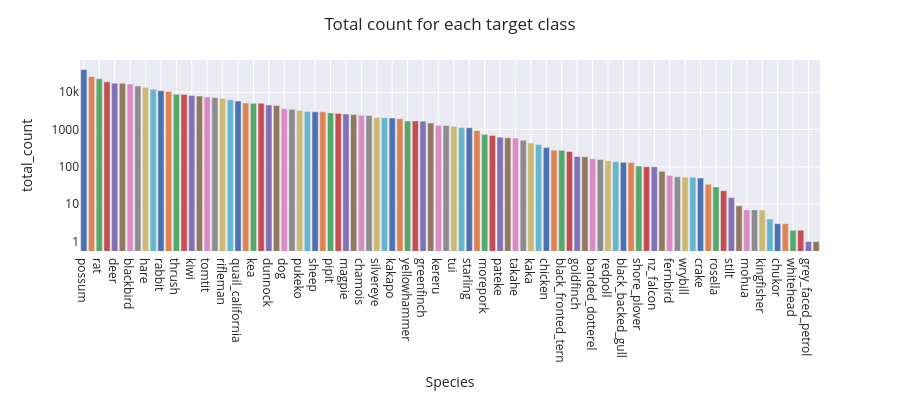

Notebook code for this chart:
### Code cell
plot_class_distribution(labels_df)

### Figure 1 — Plotly figure (JSON) as saved in the notebook; plotly's stock layout.template omitted (floating-point values rounded to 4 significant figures)
{"data": [{"hovertemplate": "Species=%{x}<br>total_count=%{y}<extra></extra>", "legendgroup": "possum", "marker": {"color": "rgb(76,114,176)", "pattern": {"shape": ""}}, "name": "possum", "orientation": "v", "showlegend": true, "textposition": "auto", "type": "bar", "x": ["possum"], "xaxis": "x", "y": [40606], "yaxis": "y"}, {"hovertemplate": "Species=%{x}<br>total_count=%{y}<extra></extra>", "legendgroup": "cat", "marker": {"color": "rgb(221,132,82)", "pattern": {"shape": ""}}, "name": "cat", "orientation": "v", "showlegend": true, "textposition": "auto", "type": "bar", "x": ["cat"], "xaxis": "x", "y": [26209], "yaxis": "y"}, {"hovertemplate": "Species=%{x}<br>total_count=%{y}<extra></extra>", "legendgroup": "rat", "marker": {"color": "rgb(85,168,104)", "pattern": {"shape": ""}}, "name": "rat", "orientation": "v", "showlegend": true, "textposition": "auto", "type": "bar", "x": ["rat"], "xaxis": "x", "y": [22958], "yaxis": "y"}, {"hovertemplate": "Species=%{x}<br>total_count=%{y}<extra></extra>", "legendgroup": "hedgehog", "marker": {"color": "rgb(196,78,82)", "pattern": {"shape": ""}}, "name": "hedgehog", "orientation": "v", "showlegend": true, "textposition": "auto", "type": "bar", "x": ["hedgehog"], "xaxis": "x", "y": [19003], "yaxis": "y"}, {"hovertemplate": "Species=%{x}<br>total_count=%{y}<extra></extra>", "legendgroup": "deer", "marker": {"color": "rgb(129,114,179)", "pattern": {"shape": ""}}, "name": "deer", "orientation": "v", "showlegend": true, "textposition": "auto", "type": "bar", "x": ["deer"], "xaxis": "x", "y": [17421], "yaxis": "y"}, {"hovertemplate": "Species=%{x}<br>total_count=%{y}<extra></extra>", "legendgroup": "mouse", "marker": {"color": "rgb(147,120,96)", "pattern": {"shape": ""}}, "name": "mouse", "orientation": "v", "showlegend": true, "textposition": "auto", "type": "bar", "x": ["mouse"], "xaxis": "x", "y": [17364], "yaxis": "y"}, {"hovertemplate": "Species=%{x}<br>total_count=%{y}<extra></extra>", "legendgroup": "blackbird", "marker": {"color": "rgb(218,139,195)", "pattern": {"shape": ""}}, "name": "blackbird", "orientation": "v", "showlegend": true, "textposition": "auto", "type": "bar", "x": ["blackbird"], "xaxis": "x", "y": [16650], "yaxis": "y"}, {"hovertemplate": "Species=%{x}<br>total_count=%{y}<extra></extra>", "legendgroup": "human", "marker": {"color": "rgb(140,140,140)", "pattern": {"shape": ""}}, "name": "human", "orientation": "v", "showlegend": true, "textposition": "auto", "type": "bar", "x": ["human"], "xaxis": "x", "y": [14711], "yaxis": "y"}, {"hovertemplate": "Species=%{x}<br>total_count=%{y}<extra></extra>", "legendgroup": "hare", "marker": {"color": "rgb(204,185,116)", "pattern": {"shape": ""}}, "name": "hare", "orientation": "v", "showlegend": true, "textposition": "auto", "type": "bar", "x": ["hare"], "xaxis": "x", "y": [13451], "yaxis": "y"}, {"hovertemplate": "Species=%{x}<br>total_count=%{y}<extra></extra>", "legendgroup": "pig", "marker": {"color": "rgb(100,181,205)", "pattern": {"shape": ""}}, "name": "pig", "orientation": "v", "showlegend": true, "textposition": "auto", "type": "bar", "x": ["pig"], "xaxis": "x", "y": [12106], "yaxis": "y"}, {"hovertemplate": "Species=%{x}<br>total_count=%{y}<extra></extra>", "legendgroup": "rabbit", "marker": {"color": "rgb(76,114,176)", "pattern": {"shape": ""}}, "name": "rabbit", "orientation": "v", "showlegend": true, "textposition": "auto", "type": "bar", "x": ["rabbit"], "xaxis": "x", "y": [11028], "yaxis": "y"}, {"hovertemplate": "Species=%{x}<br>total_count=%{y}<extra></extra>", "legendgroup": "stoat", "marker": {"color": "rgb(221,132,82)", "pattern": {"shape": ""}}, "name": "stoat", "orientation": "v", "showlegend": true, "textposition": "auto", "type": "bar", "x": ["stoat"], "xaxis": "x", "y": [10493], "yaxis": "y"}, {"hovertemplate": "Species=%{x}<br>total_count=%{y}<extra></extra>", "legendgroup": "thrush", "marker": {"color": "rgb(85,168,104)", "pattern": {"shape": ""}}, "name": "thrush", "orientation": "v", "showlegend": true, "textposition": "auto", "type": "bar", "x": ["thrush"], "xaxis": "x", "y": [8776], "yaxis": "y"}, {"hovertemplate": "Species=%{x}<br>total_count=%{y}<extra></extra>", "legendgroup": "robin", "marker": {"color": "rgb(196,78,82)", "pattern": {"shape": ""}}, "name": "robin", "orientation": "v", "showlegend": true, "textposition": "auto", "type": "bar", "x": ["robin"], "xaxis": "x", "y": [8768], "yaxis": "y"}, {"hovertemplate": "Species=%{x}<br>total_count=%{y}<extra></extra>", "legendgroup": "kiwi", "marker": {"color": "rgb(129,114,179)", "pattern": {"shape": ""}}, "name": "kiwi", "orientation": "v", "showlegend": true, "textposition": "auto", "type": "bar", "x": ["kiwi"], "xaxis": "x", "y": [8171], "yaxis": "y"}, {"hovertemplate": "Species=%{x}<br>total_count=%{y}<extra></extra>", "legendgroup": "wallaby", "marker": {"color": "rgb(147,120,96)", "pattern": {"shape": ""}}, "name": "wallaby", "orientation": "v", "showlegend": true, "textposition": "auto", "type": "bar", "x": ["wallaby"], "xaxis": "x", "y": [7908], "yaxis": "y"}, {"hovertemplate": "Species=%{x}<br>total_count=%{y}<extra></extra>", "legendgroup": "tomtit", "marker": {"color": "rgb(218,139,195)", "pattern": {"shape": ""}}, "name": "tomtit", "orientation": "v", "showlegend": true, "textposition": "auto", "type": "bar", "x": ["tomtit"], "xaxis": "x", "y": [7507], "yaxis": "y"}, {"hovertemplate": "Species=%{x}<br>total_count=%{y}<extra></extra>", "legendgroup": "cow", "marker": {"color": "rgb(140,140,140)", "pattern": {"shape": ""}}, "name": "cow", "orientation": "v", "showlegend": true, "textposition": "auto", "type": "bar", "x": ["cow"], "xaxis": "x", "y": [7243], "yaxis": "y"}, {"hovertemplate": "Species=%{x}<br>total_count=%{y}<extra></extra>", "legendgroup": "rifleman", "marker": {"color": "rgb(204,185,116)", "pattern": {"shape": ""}}, "name": "rifleman", "orientation": "v", "showlegend": true, "textposition": "auto", "type": "bar", "x": ["rifleman"], "xaxis": "x", "y": [6934], "yaxis": "y"}, {"hovertemplate": "Species=%{x}<br>total_count=%{y}<extra></extra>", "legendgroup": "harrier", "marker": {"color": "rgb(100,181,205)", "pattern": {"shape": ""}}, "name": "harrier", "orientation": "v", "showlegend": true, "textposition": "auto", "type": "bar", "x": ["harrier"], "xaxis": "x", "y": [6264], "yaxis": "y"}, {"hovertemplate": "Species=%{x}<br>total_count=%{y}<extra></extra>", "legendgroup": "quail_california", "marker": {"color": "rgb(76,114,176)", "pattern": {"shape": ""}}, "name": "quail_california", "orientation": "v", "showlegend": true, "textposition": "auto", "type": "bar", "x": ["quail_california"], "xaxis": "x", "y": [5816], "yaxis": "y"}, {"hovertemplate": "Species=%{x}<br>total_count=%{y}<extra></extra>", "legendgroup": "ferret", "marker": {"color": "rgb(221,132,82)", "pattern": {"shape": ""}}, "name": "ferret", "orientation": "v", "showlegend": true, "textposition": "auto", "type": "bar", "x": ["ferret"], "xaxis": "x", "y": [5141], "yaxis": "y"}, {"hovertemplate": "Species=%{x}<br>total_count=%{y}<extra></extra>", "legendgroup": "kea", "marker": {"color": "rgb(85,168,104)", "pattern": {"shape": ""}}, "name": "kea", "orientation": "v", "showlegend": true, "textposition": "auto", "type": "bar", "x": ["kea"], "xaxis": "x", "y": [5037], "yaxis": "y"}, {"hovertemplate": "Species=%{x}<br>total_count=%{y}<extra></extra>", "legendgroup": "bellbird", "marker": {"color": "rgb(196,78,82)", "pattern": {"shape": ""}}, "name": "bellbird", "orientation": "v", "showlegend": true, "textposition": "auto", "type": "bar", "x": ["bellbird"], "xaxis": "x", "y": [5036], "yaxis": "y"}, {"hovertemplate": "Species=%{x}<br>total_count=%{y}<extra></extra>", "legendgroup": "dunnock", "marker": {"color": "rgb(129,114,179)", "pattern": {"shape": ""}}, "name": "dunnock", "orientation": "v", "showlegend": true, "textposition": "auto", "type": "bar", "x": ["dunnock"], "xaxis": "x", "y": [4564], "yaxis": "y"}, {"hovertemplate": "Species=%{x}<br>total_count=%{y}<extra></extra>", "legendgroup": "chaffinch", "marker": {"color": "rgb(147,120,96)", "pattern": {"shape": ""}}, "name": "chaffinch", "orientation": "v", "showlegend": true, "textposition": "auto", "type": "bar", "x": ["chaffinch"], "xaxis": "x", "y": [4399], "yaxis": "y"}, {"hovertemplate": "Species=%{x}<br>total_count=%{y}<extra></extra>", "legendgroup": "dog", "marker": {"color": "rgb(218,139,195)", "pattern": {"shape": ""}}, "name": "dog", "orientation": "v", "showlegend": true, "textposition": "auto", "type": "bar", "x": ["dog"], "xaxis": "x", "y": [3613], "yaxis": "y"}, {"hovertemplate": "Species=%{x}<br>total_count=%{y}<extra></extra>", "legendgroup": "white_tailed_deer", "marker": {"color": "rgb(140,140,140)", "pattern": {"shape": ""}}, "name": "white_tailed_deer", "orientation": "v", "showlegend": true, "textposition": "auto", "type": "bar", "x": ["white_tailed_deer"], "xaxis": "x", "y": [3485], "yaxis": "y"}, {"hovertemplate": "Species=%{x}<br>total_count=%{y}<extra></extra>", "legendgroup": "pukeko", "marker": {"color": "rgb(204,185,116)", "pattern": {"shape": ""}}, "name": "pukeko", "orientation": "v", "showlegend": true, "textposition": "auto", "type": "bar", "x": ["pukeko"], "xaxis": "x", "y": [3244], "yaxis": "y"}, {"hovertemplate": "Species=%{x}<br>total_count=%{y}<extra></extra>", "legendgroup": "weka", "marker": {"color": "rgb(100,181,205)", "pattern": {"shape": ""}}, "name": "weka", "orientation": "v", "showlegend": true, "textposition": "auto", "type": "bar", "x": ["weka"], "xaxis": "x", "y": [3039], "yaxis": "y"}, {"hovertemplate": "Species=%{x}<br>total_count=%{y}<extra></extra>", "legendgroup": "sheep", "marker": {"color": "rgb(76,114,176)", "pattern": {"shape": ""}}, "name": "sheep", "orientation": "v", "showlegend": true, "textposition": "auto", "type": "bar", "x": ["sheep"], "xaxis": "x", "y": [2991], "yaxis": "y"}, {"hovertemplate": "Species=%{x}<br>total_count=%{y}<extra></extra>", "legendgroup": "horse", "marker": {"color": "rgb(221,132,82)", "pattern": {"shape": ""}}, "name": "horse", "orientation": "v", "showlegend": true, "textposition": "auto", "type": "bar", "x": ["horse"], "xaxis": "x", "y": [2991], "yaxis": "y"}, {"hovertemplate": "Species=%{x}<br>total_count=%{y}<extra></extra>", "legendgroup": "pipit", "marker": {"color": "rgb(85,168,104)", "pattern": {"shape": ""}}, "name": "pipit", "orientation": "v", "showlegend": true, "textposition": "auto", "type": "bar", "x": ["pipit"], "xaxis": "x", "y": [2789], "yaxis": "y"}, {"hovertemplate": "Species=%{x}<br>total_count=%{y}<extra></extra>", "legendgroup": "pheasant", "marker": {"color": "rgb(196,78,82)", "pattern": {"shape": ""}}, "name": "pheasant", "orientation": "v", "showlegend": true, "textposition": "auto", "type": "bar", "x": ["pheasant"], "xaxis": "x", "y": [2686], "yaxis": "y"}, {"hovertemplate": "Species=%{x}<br>total_count=%{y}<extra></extra>", "legendgroup": "magpie", "marker": {"color": "rgb(129,114,179)", "pattern": {"shape": ""}}, "name": "magpie", "orientation": "v", "showlegend": true, "textposition": "auto", "type": "bar", "x": ["magpie"], "xaxis": "x", "y": [2598], "yaxis": "y"}, {"hovertemplate": "Species=%{x}<br>total_count=%{y}<extra></extra>", "legendgroup": "sealion", "marker": {"color": "rgb(147,120,96)", "pattern": {"shape": ""}}, "name": "sealion", "orientation": "v", "showlegend": true, "textposition": "auto", "type": "bar", "x": ["sealion"], "xaxis": "x", "y": [2516], "yaxis": "y"}, {"hovertemplate": "Species=%{x}<br>total_count=%{y}<extra></extra>", "legendgroup": "chamois", "marker": {"color": "rgb(218,139,195)", "pattern": {"shape": ""}}, "name": "chamois", "orientation": "v", "showlegend": true, "textposition": "auto", "type": "bar", "x": ["chamois"], "xaxis": "x", "y": [2417], "yaxis": "y"}, {"hovertemplate": "Species=%{x}<br>total_count=%{y}<extra></extra>", "legendgroup": "fantail", "marker": {"color": "rgb(140,140,140)", "pattern": {"shape": ""}}, "name": "fantail", "orientation": "v", "showlegend": true, "textposition": "auto", "type": "bar", "x": ["fantail"], "xaxis": "x", "y": [2373], "yaxis": "y"}, {"hovertemplate": "Species=%{x}<br>total_count=%{y}<extra></extra>", "legendgroup": "silvereye", "marker": {"color": "rgb(204,185,116)", "pattern": {"shape": ""}}, "name": "silvereye", "orientation": "v", "showlegend": true, "textposition": "auto", "type": "bar", "x": ["silvereye"], "xaxis": "x", "y": [2117], "yaxis": "y"}, {"hovertemplate": "Species=%{x}<br>total_count=%{y}<extra></extra>", "legendgroup": "goat", "marker": {"color": "rgb(100,181,205)", "pattern": {"shape": ""}}, "name": "goat", "orientation": "v", "showlegend": true, "textposition": "auto", "type": "bar", "x": ["goat"], "xaxis": "x", "y": [2082], "yaxis": "y"}, {"hovertemplate": "Species=%{x}<br>total_count=%{y}<extra></extra>", "legendgroup": "kakapo", "marker": {"color": "rgb(76,114,176)", "pattern": {"shape": ""}}, "name": "kakapo", "orientation": "v", "showlegend": true, "textposition": "auto", "type": "bar", "x": ["kakapo"], "xaxis": "x", "y": [2029], "yaxis": "y"}, {"hovertemplate": "Species=%{x}<br>total_count=%{y}<extra></extra>", "legendgroup": "myna", "marker": {"color": "rgb(221,132,82)", "pattern": {"shape": ""}}, "name": "myna", "orientation": "v", "showlegend": true, "textposition": "auto", "type": "bar", "x": ["myna"], "xaxis": "x", "y": [1947], "yaxis": "y"}, {"hovertemplate": "Species=%{x}<br>total_count=%{y}<extra></extra>", "legendgroup": "yellowhammer", "marker": {"color": "rgb(85,168,104)", "pattern": {"shape": ""}}, "name": "yellowhammer", "orientation": "v", "showlegend": true, "textposition": "auto", "type": "bar", "x": ["yellowhammer"], "xaxis": "x", "y": [1708], "yaxis": "y"}, {"hovertemplate": "Species=%{x}<br>total_count=%{y}<extra></extra>", "legendgroup": "weasel", "marker": {"color": "rgb(196,78,82)", "pattern": {"shape": ""}}, "name": "weasel", "orientation": "v", "showlegend": true, "textposition": "auto", "type": "bar", "x": ["weasel"], "xaxis": "x", "y": [1706], "yaxis": "y"}, {"hovertemplate": "Species=%{x}<br>total_count=%{y}<extra></extra>", "legendgroup": "greenfinch", "marker": {"color": "rgb(129,114,179)", "pattern": {"shape": ""}}, "name": "greenfinch", "orientation": "v", "showlegend": true, "textposition": "auto", "type": "bar", "x": ["greenfinch"], "xaxis": "x", "y": [1678], "yaxis": "y"}, {"hovertemplate": "Species=%{x}<br>total_count=%{y}<extra></extra>", "legendgroup": "parakeet", "marker": {"color": "rgb(147,120,96)", "pattern": {"shape": ""}}, "name": "parakeet", "orientation": "v", "showlegend": true, "textposition": "auto", "type": "bar", "x": ["parakeet"], "xaxis": "x", "y": [1508], "yaxis": "y"}, {"hovertemplate": "Species=%{x}<br>total_count=%{y}<extra></extra>", "legendgroup": "kereru", "marker": {"color": "rgb(218,139,195)", "pattern": {"shape": ""}}, "name": "kereru", "orientation": "v", "showlegend": true, "textposition": "auto", "type": "bar", "x": ["kereru"], "xaxis": "x", "y": [1297], "yaxis": "y"}, {"hovertemplate": "Species=%{x}<br>total_count=%{y}<extra></extra>", "legendgroup": "quail_brown", "marker": {"color": "rgb(140,140,140)", "pattern": {"shape": ""}}, "name": "quail_brown", "orientation": "v", "showlegend": true, "textposition": "auto", "type": "bar", "x": ["quail_brown"], "xaxis": "x", "y": [1284], "yaxis": "y"}, {"hovertemplate": "Species=%{x}<br>total_count=%{y}<extra></extra>", "legendgroup": "tui", "marker": {"color": "rgb(204,185,116)", "pattern": {"shape": ""}}, "name": "tui", "orientation": "v", "showlegend": true, "textposition": "auto", "type": "bar", "x": ["tui"], "xaxis": "x", "y": [1220], "yaxis": "y"}, {"hovertemplate": "Species=%{x}<br>total_count=%{y}<extra></extra>", "legendgroup": "tahr", "marker": {"color": "rgb(100,181,205)", "pattern": {"shape": ""}}, "name": "tahr", "orientation": "v", "showlegend": true, "textposition": "auto", "type": "bar", "x": ["tahr"], "xaxis": "x", "y": [1137], "yaxis": "y"}, {"hovertemplate": "Species=%{x}<br>total_count=%{y}<extra></extra>", "legendgroup": "starling", "marker": {"color": "rgb(76,114,176)", "pattern": {"shape": ""}}, "name": "starling", "orientation": "v", "showlegend": true, "textposition": "auto", "type": "bar", "x": ["starling"], "xaxis": "x", "y": [1123], "yaxis": "y"}, {"hovertemplate": "Species=%{x}<br>total_count=%{y}<extra></extra>", "legendgroup": "sparrow", "marker": {"color": "rgb(221,132,82)", "pattern": {"shape": ""}}, "name": "sparrow", "orientation": "v", "showlegend": true, "textposition": "auto", "type": "bar", "x": ["sparrow"], "xaxis": "x", "y": [946], "yaxis": "y"}, {"hovertemplate": "Species=%{x}<br>total_count=%{y}<extra></extra>", "legendgroup": "morepork", "marker": {"color": "rgb(85,168,104)", "pattern": {"shape": ""}}, "name": "morepork", "orientation": "v", "showlegend": true, "textposition": "auto", "type": "bar", "x": ["morepork"], "xaxis": "x", "y": [733], "yaxis": "y"}, {"hovertemplate": "Species=%{x}<br>total_count=%{y}<extra></extra>", "legendgroup": "yellow_eyed_penguin", "marker": {"color": "rgb(196,78,82)", "pattern": {"shape": ""}}, "name": "yellow_eyed_penguin", "orientation": "v", "showlegend": true, "textposition": "auto", "type": "bar", "x": ["yellow_eyed_penguin"], "xaxis": "x", "y": [690], "yaxis": "y"}, {"hovertemplate": "Species=%{x}<br>total_count=%{y}<extra></extra>", "legendgroup": "pateke", "marker": {"color": "rgb(129,114,179)", "pattern": {"shape": ""}}, "name": "pateke", "orientation": "v", "showlegend": true, "textposition": "auto", "type": "bar", "x": ["pateke"], "xaxis": "x", "y": [626], "yaxis": "y"}, {"hovertemplate": "Species=%{x}<br>total_count=%{y}<extra></extra>", "legendgroup": "paradise_duck", "marker": {"color": "rgb(147,120,96)", "pattern": {"shape": ""}}, "name": "paradise_duck", "orientation": "v", "showlegend": true, "textposition": "auto", "type": "bar", "x": ["paradise_duck"], "xaxis": "x", "y": [600], "yaxis": "y"}, {"hovertemplate": "Species=%{x}<br>total_count=%{y}<extra></extra>", "legendgroup": "takahe", "marker": {"color": "rgb(218,139,195)", "pattern": {"shape": ""}}, "name": "takahe", "orientation": "v", "showlegend": true, "textposition": "auto", "type": "bar", "x": ["takahe"], "xaxis": "x", "y": [591], "yaxis": "y"}, {"hovertemplate": "Species=%{x}<br>total_count=%{y}<extra></extra>", "legendgroup": "banded_rail", "marker": {"color": "rgb(140,140,140)", "pattern": {"shape": ""}}, "name": "banded_rail", "orientation": "v", "showlegend": true, "textposition": "auto", "type": "bar", "x": ["banded_rail"], "xaxis": "x", "y": [520], "yaxis": "y"}, {"hovertemplate": "Species=%{x}<br>total_count=%{y}<extra></extra>", "legendgroup": "kaka", "marker": {"color": "rgb(204,185,116)", "pattern": {"shape": ""}}, "name": "kaka", "orientation": "v", "showlegend": true, "textposition": "auto", "type": "bar", "x": ["kaka"], "xaxis": "x", "y": [433], "yaxis": "y"}, {"hovertemplate": "Species=%{x}<br>total_count=%{y}<extra></extra>", "legendgroup": "oystercatcher", "marker": {"color": "rgb(100,181,205)", "pattern": {"shape": ""}}, "name": "oystercatcher", "orientation": "v", "showlegend": true, "textposition": "auto", "type": "bar", "x": ["oystercatcher"], "xaxis": "x", "y": [397], "yaxis": "y"}, {"hovertemplate": "Species=%{x}<br>total_count=%{y}<extra></extra>", "legendgroup": "chicken", "marker": {"color": "rgb(76,114,176)", "pattern": {"shape": ""}}, "name": "chicken", "orientation": "v", "showlegend": true, "textposition": "auto", "type": "bar", "x": ["chicken"], "xaxis": "x", "y": [328], "yaxis": "y"}, {"hovertemplate": "Species=%{x}<br>total_count=%{y}<extra></extra>", "legendgroup": "tieke", "marker": {"color": "rgb(221,132,82)", "pattern": {"shape": ""}}, "name": "tieke", "orientation": "v", "showlegend": true, "textposition": "auto", "type": "bar", "x": ["tieke"], "xaxis": "x", "y": [280], "yaxis": "y"}, {"hovertemplate": "Species=%{x}<br>total_count=%{y}<extra></extra>", "legendgroup": "black_fronted_tern", "marker": {"color": "rgb(85,168,104)", "pattern": {"shape": ""}}, "name": "black_fronted_tern", "orientation": "v", "showlegend": true, "textposition": "auto", "type": "bar", "x": ["black_fronted_tern"], "xaxis": "x", "y": [277], "yaxis": "y"}, {"hovertemplate": "Species=%{x}<br>total_count=%{y}<extra></extra>", "legendgroup": "mallard", "marker": {"color": "rgb(196,78,82)", "pattern": {"shape": ""}}, "name": "mallard", "orientation": "v", "showlegend": true, "textposition": "auto", "type": "bar", "x": ["mallard"], "xaxis": "x", "y": [258], "yaxis": "y"}, {"hovertemplate": "Species=%{x}<br>total_count=%{y}<extra></extra>", "legendgroup": "goldfinch", "marker": {"color": "rgb(129,114,179)", "pattern": {"shape": ""}}, "name": "goldfinch", "orientation": "v", "showlegend": true, "textposition": "auto", "type": "bar", "x": ["goldfinch"], "xaxis": "x", "y": [189], "yaxis": "y"}, {"hovertemplate": "Species=%{x}<br>total_count=%{y}<extra></extra>", "legendgroup": "fiordland_crested_penguin", "marker": {"color": "rgb(147,120,96)", "pattern": {"shape": ""}}, "name": "fiordland_crested_penguin", "orientation": "v", "showlegend": true, "textposition": "auto", "type": "bar", "x": ["fiordland_crested_penguin"], "xaxis": "x", "y": [186], "yaxis": "y"}, {"hovertemplate": "Species=%{x}<br>total_count=%{y}<extra></extra>", "legendgroup": "banded_dotterel", "marker": {"color": "rgb(218,139,195)", "pattern": {"shape": ""}}, "name": "banded_dotterel", "orientation": "v", "showlegend": true, "textposition": "auto", "type": "bar", "x": ["banded_dotterel"], "xaxis": "x", "y": [165], "yaxis": "y"}, {"hovertemplate": "Species=%{x}<br>total_count=%{y}<extra></extra>", "legendgroup": "little_blue_penguin", "marker": {"color": "rgb(140,140,140)", "pattern": {"shape": ""}}, "name": "little_blue_penguin", "orientation": "v", "showlegend": true, "textposition": "auto", "type": "bar", "x": ["little_blue_penguin"], "xaxis": "x", "y": [158], "yaxis": "y"}, {"hovertemplate": "Species=%{x}<br>total_count=%{y}<extra></extra>", "legendgroup": "redpoll", "marker": {"color": "rgb(204,185,116)", "pattern": {"shape": ""}}, "name": "redpoll", "orientation": "v", "showlegend": true, "textposition": "auto", "type": "bar", "x": ["redpoll"], "xaxis": "x", "y": [145], "yaxis": "y"}, {"hovertemplate": "Species=%{x}<br>total_count=%{y}<extra></extra>", "legendgroup": "spurwing_plover", "marker": {"color": "rgb(100,181,205)", "pattern": {"shape": ""}}, "name": "spurwing_plover", "orientation": "v", "showlegend": true, "textposition": "auto", "type": "bar", "x": ["spurwing_plover"], "xaxis": "x", "y": [138], "yaxis": "y"}, {"hovertemplate": "Species=%{x}<br>total_count=%{y}<extra></extra>", "legendgroup": "black_backed_gull", "marker": {"color": "rgb(76,114,176)", "pattern": {"shape": ""}}, "name": "black_backed_gull", "orientation": "v", "showlegend": true, "textposition": "auto", "type": "bar", "x": ["black_backed_gull"], "xaxis": "x", "y": [132], "yaxis": "y"}, {"hovertemplate": "Species=%{x}<br>total_count=%{y}<extra></extra>", "legendgroup": "canada_goose", "marker": {"color": "rgb(221,132,82)", "pattern": {"shape": ""}}, "name": "canada_goose", "orientation": "v", "showlegend": true, "textposition": "auto", "type": "bar", "x": ["canada_goose"], "xaxis": "x", "y": [130], "yaxis": "y"}, {"hovertemplate": "Species=%{x}<br>total_count=%{y}<extra></extra>", "legendgroup": "shore_plover", "marker": {"color": "rgb(85,168,104)", "pattern": {"shape": ""}}, "name": "shore_plover", "orientation": "v", "showlegend": true, "textposition": "auto", "type": "bar", "x": ["shore_plover"], "xaxis": "x", "y": [105], "yaxis": "y"}, {"hovertemplate": "Species=%{x}<br>total_count=%{y}<extra></extra>", "legendgroup": "white_faced_heron", "marker": {"color": "rgb(196,78,82)", "pattern": {"shape": ""}}, "name": "white_faced_heron", "orientation": "v", "showlegend": true, "textposition": "auto", "type": "bar", "x": ["white_faced_heron"], "xaxis": "x", "y": [101], "yaxis": "y"}, {"hovertemplate": "Species=%{x}<br>total_count=%{y}<extra></extra>", "legendgroup": "nz_falcon", "marker": {"color": "rgb(129,114,179)", "pattern": {"shape": ""}}, "name": "nz_falcon", "orientation": "v", "showlegend": true, "textposition": "auto", "type": "bar", "x": ["nz_falcon"], "xaxis": "x", "y": [100], "yaxis": "y"}, {"hovertemplate": "Species=%{x}<br>total_count=%{y}<extra></extra>", "legendgroup": "brown_creeper", "marker": {"color": "rgb(147,120,96)", "pattern": {"shape": ""}}, "name": "brown_creeper", "orientation": "v", "showlegend": true, "textposition": "auto", "type": "bar", "x": ["brown_creeper"], "xaxis": "x", "y": [76], "yaxis": "y"}, {"hovertemplate": "Species=%{x}<br>total_count=%{y}<extra></extra>", "legendgroup": "fernbird", "marker": {"color": "rgb(218,139,195)", "pattern": {"shape": ""}}, "name": "fernbird", "orientation": "v", "showlegend": true, "textposition": "auto", "type": "bar", "x": ["fernbird"], "xaxis": "x", "y": [59], "yaxis": "y"}, {"hovertemplate": "Species=%{x}<br>total_count=%{y}<extra></extra>", "legendgroup": "grey_warbler", "marker": {"color": "rgb(140,140,140)", "pattern": {"shape": ""}}, "name": "grey_warbler", "orientation": "v", "showlegend": true, "textposition": "auto", "type": "bar", "x": ["grey_warbler"], "xaxis": "x", "y": [54], "yaxis": "y"}, {"hovertemplate": "Species=%{x}<br>total_count=%{y}<extra></extra>", "legendgroup": "wrybill", "marker": {"color": "rgb(204,185,116)", "pattern": {"shape": ""}}, "name": "wrybill", "orientation": "v", "showlegend": true, "textposition": "auto", "type": "bar", "x": ["wrybill"], "xaxis": "x", "y": [53], "yaxis": "y"}, {"hovertemplate": "Species=%{x}<br>total_count=%{y}<extra></extra>", "legendgroup": "black_billed_gull", "marker": {"color": "rgb(100,181,205)", "pattern": {"shape": ""}}, "name": "black_billed_gull", "orientation": "v", "showlegend": true, "textposition": "auto", "type": "bar", "x": ["black_billed_gull"], "xaxis": "x", "y": [53], "yaxis": "y"}, {"hovertemplate": "Species=%{x}<br>total_count=%{y}<extra></extra>", "legendgroup": "crake", "marker": {"color": "rgb(76,114,176)", "pattern": {"shape": ""}}, "name": "crake", "orientation": "v", "showlegend": true, "textposition": "auto", "type": "bar", "x": ["crake"], "xaxis": "x", "y": [50], "yaxis": "y"}, {"hovertemplate": "Species=%{x}<br>total_count=%{y}<extra></extra>", "legendgroup": "long_tailed_cuckoo", "marker": {"color": "rgb(221,132,82)", "pattern": {"shape": ""}}, "name": "long_tailed_cuckoo", "orientation": "v", "showlegend": true, "textposition": "auto", "type": "bar", "x": ["long_tailed_cuckoo"], "xaxis": "x", "y": [34], "yaxis": "y"}, {"hovertemplate": "Species=%{x}<br>total_count=%{y}<extra></extra>", "legendgroup": "rosella", "marker": {"color": "rgb(85,168,104)", "pattern": {"shape": ""}}, "name": "rosella", "orientation": "v", "showlegend": true, "textposition": "auto", "type": "bar", "x": ["rosella"], "xaxis": "x", "y": [29], "yaxis": "y"}, {"hovertemplate": "Species=%{x}<br>total_count=%{y}<extra></extra>", "legendgroup": "swan", "marker": {"color": "rgb(196,78,82)", "pattern": {"shape": ""}}, "name": "swan", "orientation": "v", "showlegend": true, "textposition": "auto", "type": "bar", "x": ["swan"], "xaxis": "x", "y": [23], "yaxis": "y"}, {"hovertemplate": "Species=%{x}<br>total_count=%{y}<extra></extra>", "legendgroup": "stilt", "marker": {"color": "rgb(129,114,179)", "pattern": {"shape": ""}}, "name": "stilt", "orientation": "v", "showlegend": true, "textposition": "auto", "type": "bar", "x": ["stilt"], "xaxis": "x", "y": [15], "yaxis": "y"}, {"hovertemplate": "Species=%{x}<br>total_count=%{y}<extra></extra>", "legendgroup": "peacock", "marker": {"color": "rgb(147,120,96)", "pattern": {"shape": ""}}, "name": "peacock", "orientation": "v", "showlegend": true, "textposition": "auto", "type": "bar", "x": ["peacock"], "xaxis": "x", "y": [9], "yaxis": "y"}, {"hovertemplate": "Species=%{x}<br>total_count=%{y}<extra></extra>", "legendgroup": "mohua", "marker": {"color": "rgb(218,139,195)", "pattern": {"shape": ""}}, "name": "mohua", "orientation": "v", "showlegend": true, "textposition": "auto", "type": "bar", "x": ["mohua"], "xaxis": "x", "y": [7], "yaxis": "y"}, {"hovertemplate": "Species=%{x}<br>total_count=%{y}<extra></extra>", "legendgroup": "spotted_dove", "marker": {"color": "rgb(140,140,140)", "pattern": {"shape": ""}}, "name": "spotted_dove", "orientation": "v", "showlegend": true, "textposition": "auto", "type": "bar", "x": ["spotted_dove"], "xaxis": "x", "y": [7], "yaxis": "y"}, {"hovertemplate": "Species=%{x}<br>total_count=%{y}<extra></extra>", "legendgroup": "kingfisher", "marker": {"color": "rgb(204,185,116)", "pattern": {"shape": ""}}, "name": "kingfisher", "orientation": "v", "showlegend": true, "textposition": "auto", "type": "bar", "x": ["kingfisher"], "xaxis": "x", "y": [7], "yaxis": "y"}, {"hovertemplate": "Species=%{x}<br>total_count=%{y}<extra></extra>", "legendgroup": "kokako", "marker": {"color": "rgb(100,181,205)", "pattern": {"shape": ""}}, "name": "kokako", "orientation": "v", "showlegend": true, "textposition": "auto", "type": "bar", "x": ["kokako"], "xaxis": "x", "y": [4], "yaxis": "y"}, {"hovertemplate": "Species=%{x}<br>total_count=%{y}<extra></extra>", "legendgroup": "chukor", "marker": {"color": "rgb(76,114,176)", "pattern": {"shape": ""}}, "name": "chukor", "orientation": "v", "showlegend": true, "textposition": "auto", "type": "bar", "x": ["chukor"], "xaxis": "x", "y": [3], "yaxis": "y"}, {"hovertemplate": "Species=%{x}<br>total_count=%{y}<extra></extra>", "legendgroup": "welcome_swallow", "marker": {"color": "rgb(221,132,82)", "pattern": {"shape": ""}}, "name": "welcome_swallow", "orientation": "v", "showlegend": true, "textposition": "auto", "type": "bar", "x": ["welcome_swallow"], "xaxis": "x", "y": [3], "yaxis": "y"}, {"hovertemplate": "Species=%{x}<br>total_count=%{y}<extra></extra>", "legendgroup": "whitehead", "marker": {"color": "rgb(85,168,104)", "pattern": {"shape": ""}}, "name": "whitehead", "orientation": "v", "showlegend": true, "textposition": "auto", "type": "bar", "x": ["whitehead"], "xaxis": "x", "y": [2], "yaxis": "y"}, {"hovertemplate": "Species=%{x}<br>total_count=%{y}<extra></extra>", "legendgroup": "fluttering_shearwater", "marker": {"color": "rgb(196,78,82)", "pattern": {"shape": ""}}, "name": "fluttering_shearwater", "orientation": "v", "showlegend": true, "textposition": "auto", "type": "bar", "x": ["fluttering_shearwater"], "xaxis": "x", "y": [2], "yaxis": "y"}, {"hovertemplate": "Species=%{x}<br>total_count=%{y}<extra></extra>", "legendgroup": "grey_faced_petrol", "marker": {"color": "rgb(129,114,179)", "pattern": {"shape": ""}}, "name": "grey_faced_petrol", "orientation": "v", "showlegend": true, "textposition": "auto", "type": "bar", "x": ["grey_faced_petrol"], "xaxis": "x", "y": [1], "yaxis": "y"}, {"hovertemplate": "Species=%{x}<br>total_count=%{y}<extra></extra>", "legendgroup": "swallow", "marker": {"color": "rgb(147,120,96)", "pattern": {"shape": ""}}, "name": "swallow", "orientation": "v", "showlegend": true, "textposition": "auto", "type": "bar", "x": ["swallow"], "xaxis": "x", "y": [1], "yaxis": "y"}], "layout": {"barmode": "relative", "height": 400, "legend": {"title": {"text": "Species"}, "tracegroupgap": 0}, "margin": {"t": 60}, "showlegend": false, "title": {"text": "Total count for each target class"}, "xaxis": {"anchor": "y", "categoryarray": ["possum", "cat", "rat", "hedgehog", "deer", "mouse", "blackbird", "human", "hare", "pig", "rabbit", "stoat", "thrush", "robin", "kiwi", "wallaby", "tomtit", "cow", "rifleman", "harrier", "quail_california", "ferret", "kea", "bellbird", "dunnock", "chaffinch", "dog", "white_tailed_deer", "pukeko", "weka", "sheep", "horse", "pipit", "pheasant", "magpie", "sealion", "chamois", "fantail", "silvereye", "goat", "kakapo", "myna", "yellowhammer", "weasel", "greenfinch", "parakeet", "kereru", "quail_brown", "tui", "tahr", "starling", "sparrow", "morepork", "yellow_eyed_penguin", "pateke", "paradise_duck", "takahe", "banded_rail", "kaka", "oystercatcher", "chicken", "tieke", "black_fronted_tern", "mallard", "goldfinch", "fiordland_crested_penguin", "banded_dotterel", "little_blue_penguin", "redpoll", "spurwing_plover", "black_backed_gull", "canada_goose", "shore_plover", "white_faced_heron", "nz_falcon", "brown_creeper", "fernbird", "grey_warbler", "wrybill", "black_billed_gull", "crake", "long_tailed_cuckoo", "rosella", "swan", "stilt", "peacock", "mohua", "spotted_dove", "kingfisher", "kokako", "chukor", "welcome_swallow", "whitehead", "fluttering_shearwater", "grey_faced_petrol", "swallow"], "categoryorder": "total descending", "domain": [0, 1], "title": {"text": "Species"}}, "yaxis": {"anchor": "x", "domain": [0, 1], "title": {"text": "total_count"}, "type": "log"}}}
